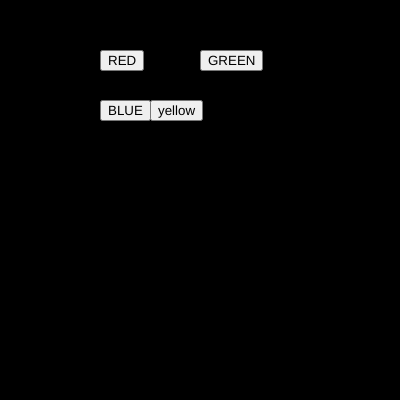
Frame 1 (no input)
Frame 60 (no input): identical to frame 1, image omitted
Frame 120 (the mouse pressed at the canvas centre since frame 60): identical to frame 1, image omitted

The p5.js sketch that drew this single still picture (run headless with seeded random() and noise() and a simulated clock; from frame 60 on, the mouse is pressed at the canvas centre):

// p5.js sketch
// ── sketch.js
var btn_red;
var btn_green;
var btn_blue;
var btn_yellow;

var r = 0;
var g = 0;
var b = 0;

function setup() {
  createCanvas(400, 400); 
  
  btn_red = createButton("RED")
  btn_red.position(100,50)
  btn_red.mousePressed(red_bg)

  btn_green = createButton("GREEN")
  btn_green.position(200,50)
  btn_green.mousePressed(green_bg)

  btn_blue = createButton("BLUE")
  btn_blue.position(100,100)
  btn_blue.mousePressed(blue_bg)

  btn_yellow = createButton("yellow")
  btn_yellow.position(150,100)
  btn_yellow.mousePressed(yellow_bg)
}

function red_bg()
{
  r = 255
  g = 0 
  b =0
}

function green_bg()
{
  r = 0
  g = 255
  b =0
}

function blue_bg()
{
  r = 0
  g = 0
  b = 255
}

function yellow_bg()
{
  r = 255
  g = 255
  b = 0
}

function draw() {
  background(r,g,b);
}
